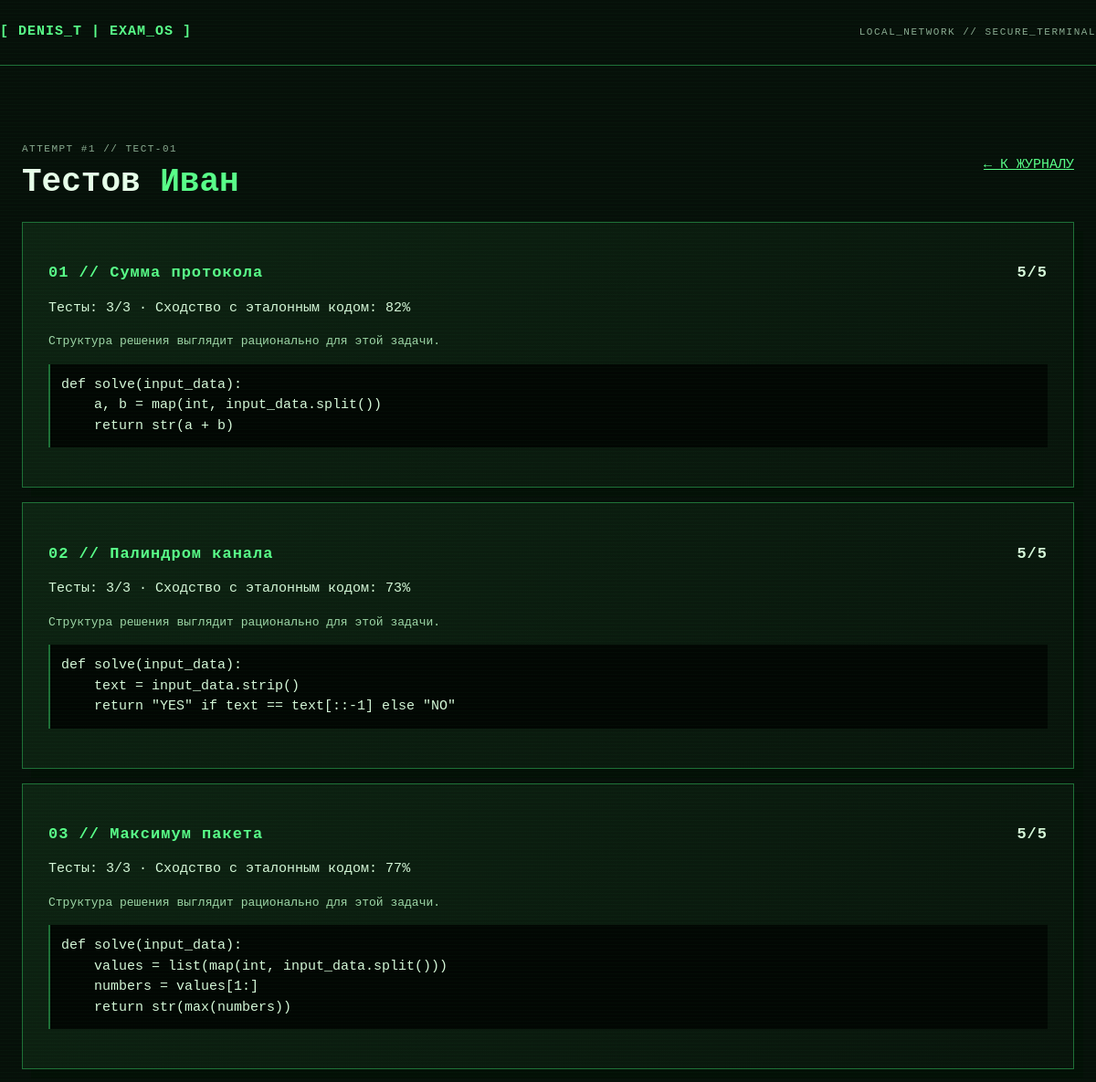
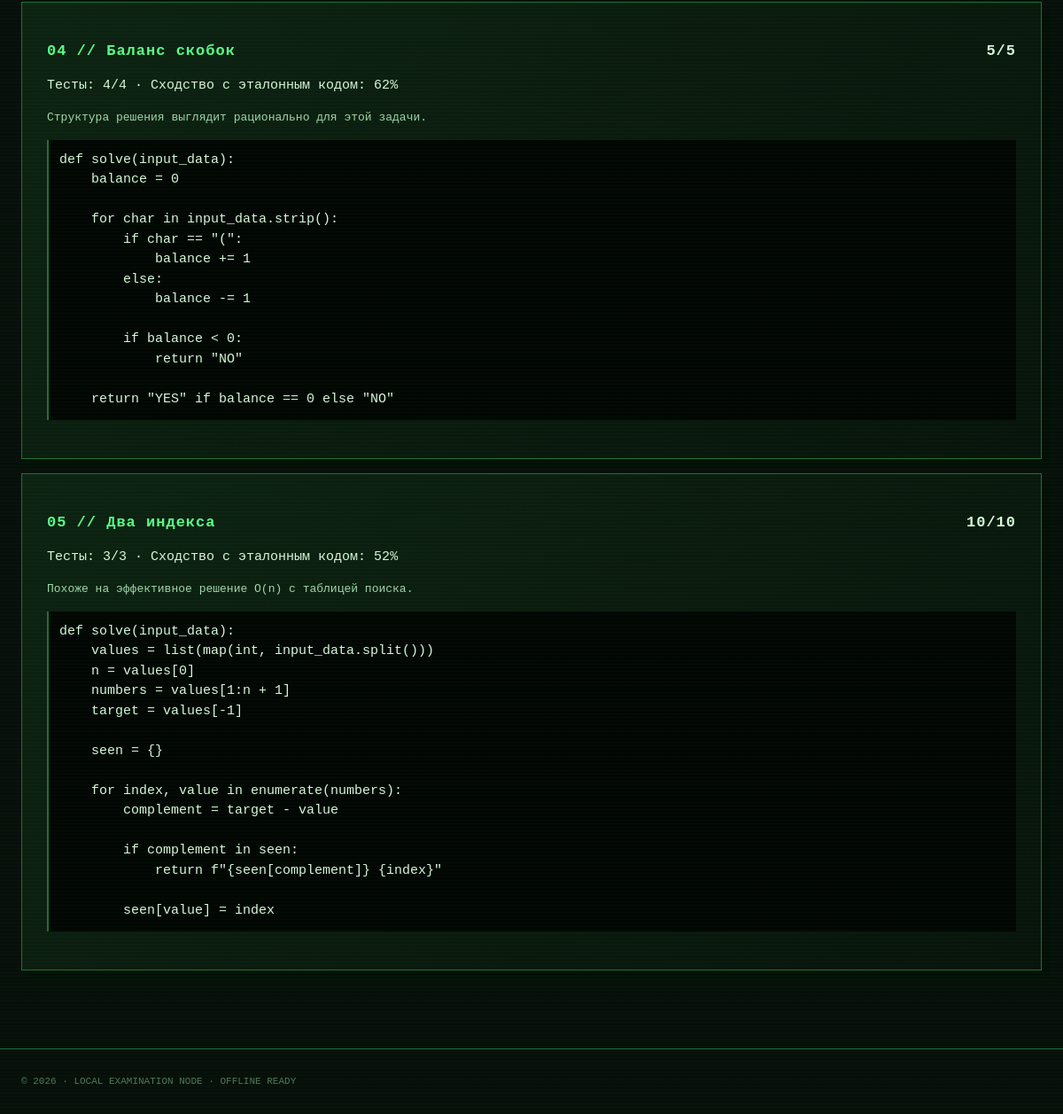
/admin/attempt/1 (signed in), run on the app's committed database (2 pictures, top to bottom).
### tables this page shows
CREATE TABLE attempts (
          id INTEGER PRIMARY KEY, group_name TEXT NOT NULL, first_name TEXT NOT NULL,
          last_name TEXT NOT NULL, language TEXT NOT NULL, started_at TEXT NOT NULL,
          expires_at TEXT NOT NULL, submitted_at TEXT, total_score INTEGER DEFAULT 0
        );

CREATE TABLE solutions (
          attempt_id INTEGER NOT NULL, task_id INTEGER NOT NULL, code TEXT NOT NULL,
          passed INTEGER DEFAULT 0, total INTEGER DEFAULT 0, score INTEGER DEFAULT 0,
          efficiency TEXT DEFAULT '', similarity INTEGER DEFAULT 0, updated_at TEXT NOT NULL,
          PRIMARY KEY (attempt_id, task_id)
        );

### server.py (the view)
@app.route("/admin/attempt/<int:attempt_id>")
def admin_attempt(attempt_id):
    if not session.get("admin"): return redirect(url_for("admin"))
    with db() as con:
        attempt = con.execute("SELECT * FROM attempts WHERE id=?", (attempt_id,)).fetchone()
        records = con.execute("SELECT * FROM solutions WHERE attempt_id=? ORDER BY task_id", (attempt_id,)).fetchall()
    if not attempt: return "Не найдено", 404
    return render_template("admin_attempt.html", attempt=attempt, records=records, tasks=TASKS)

### server.py (called while the page is built)
def db():
    con = sqlite3.connect(DB_PATH)
    con.row_factory = sqlite3.Row
    return con

### templates/admin_attempt.html
{% extends 'base.html' %}{% block content %}<div class="exam-head"><div><p class="eyebrow">ATTEMPT #{{attempt['id']}} // {{attempt['group_name']}}</p><h1>{{attempt['last_name']}} <em>{{attempt['first_name']}}</em></h1></div><a class="text-link" href="/admin/dashboard">← К ЖУРНАЛУ</a></div>{% for task in tasks %}{% set row = records|selectattr('task_id','equalto',task.id)|list|first %}<section class="panel admin-code"><h2>0{{task.id}} // {{task.title}} <span>{{row['score'] if row else 0}}/{{task.points}}</span></h2>{% if row %}<p>Тесты: {{row['passed']}}/{{row['total']}} · Сходство с эталонным кодом: {{row['similarity']}}%</p><p class="hint">{{row['efficiency']}}</p><pre>{{row['code']}}</pre>{% else %}<p>Решение не сохранено.</p>{% endif %}</section>{% endfor %}{% endblock %}

### templates/base.html
<!doctype html><html lang="ru"><head><meta charset="utf-8"><meta name="viewport" content="width=device-width,initial-scale=1"><title>Экзамен Дениса Терещенко</title><link rel="stylesheet" href="{{ url_for('static', filename='style.css') }}"></head><body><div class="scan"></div><header><a href="/" class="logo">[ DENIS_T | EXAM_OS ]</a><span class="status">LOCAL_NETWORK // SECURE_TERMINAL</span></header><main>{% block content %}{% endblock %}</main><footer>© 2026 · LOCAL EXAMINATION NODE · OFFLINE READY</footer></body></html>

### static/style.css (style rules this page uses)
:root { --green:#59ff89;--deep:#061009;--panel:#0a1b0e;--line:#1e7037;--muted:#8aab91;--red:#ff5364 }
* { box-sizing:border-box }
body { margin:0;background:var(--deep);color:#d5f8d8;font:15px/1.5 "Courier New",monospace;min-height:100vh }
.scan { position:fixed;inset:0;pointer-events:none;opacity:.12;background:repeating-linear-gradient(0deg,transparent 0 3px,#66ff9933 3px 4px);z-index:3 }
header,main,footer { max-width:1200px;margin:auto }
header { height:72px;border-bottom:1px solid var(--line);display:flex;align-items:center;justify-content:space-between }
.logo { color:var(--green);font-weight:bold;text-decoration:none;letter-spacing:1px }
.status,.eyebrow { font-size:11px;color:var(--muted);letter-spacing:1.5px }
main { padding:72px 24px }
footer { padding:28px 24px;color:#52785a;font-size:11px;border-top:1px solid var(--line) }
h1 { font-size:clamp(34px,6vw,72px);line-height:.94;margin:12px 0 20px;color:#e7ffe9 }
h1 em { color:var(--green);font-style:normal }
h2 { font-size:17px;color:var(--green);letter-spacing:1px }
.panel { background:linear-gradient(135deg,#0d2312,#08140b);border:1px solid var(--line);padding:28px;box-shadow:10px 10px 0 #031006 }
.text-link,a { color:var(--green) }
.exam-head { display:flex;justify-content:space-between;align-items:center;margin-bottom:24px;gap:15px }
.exam-head h1 { font-size:36px;margin:3px 0 }
.task-info pre,.admin-code pre { white-space:pre-wrap;background:#020703;padding:12px;border-left:2px solid var(--line);overflow:auto }
.hint { color:#9ed7a7;font-size:13px }
.admin-code { margin-bottom:16px }
.admin-code h2 span { float:right;color:#d5f8d8 }

### data on the page
attempts: id "1", group_name "ТЕСТ-01", last_name "Тестов", first_name "Иван"
solutions: score "5", passed "3", total "3", similarity "82", efficiency "Структура решения выглядит рационально для этой задачи.", code "def solve(input_data): a, b = map(int, input_data.split()) return str(a + b)"
solutions: score "5", passed "3", total "3", similarity "73", efficiency "Структура решения выглядит рационально для этой задачи.", code "def solve(input_data): text = input_data.strip() return \"YES\" if text == text[::-1] else \"NO\""
solutions: score "5", passed "3", total "3", similarity "77", efficiency "Структура решения выглядит рационально для этой задачи.", code "def solve(input_data): values = list(map(int, input_data.split())) numbers = values[1:] return str(max(numbers))"
solutions: score "5", passed "4", total "4", similarity "62", efficiency "Структура решения выглядит рационально для этой задачи.", code "def solve(input_data): balance = 0 for char in input_data.strip(): if char == \"(\": balance += 1 else: balance -= 1 if balance < 0: return \"NO\" return \"YES\" if balance == 0 else \"NO\""
solutions: score "10", passed "3", total "3", similarity "52", efficiency "Похоже на эффективное решение O(n) с таблицей поиска.", code "def solve(input_data): values = list(map(int, input_data.split())) n = values[0] numbers = values[1:n + 1] target = values[-1] seen = {} for index, value in enumerate(numbers): complement = target - value if complement in seen: return f\"{seen[complement]} {index}\" seen[value] = index"

### other printed values
{{ task.id }} "1" "2" "3" "4" "5"
{{ task.title }} "Сумма протокола" "Палиндром канала" "Максимум пакета" "Баланс скобок" "Два индекса"
{{ task.points }} "5" "5" "5" "5" "10"
